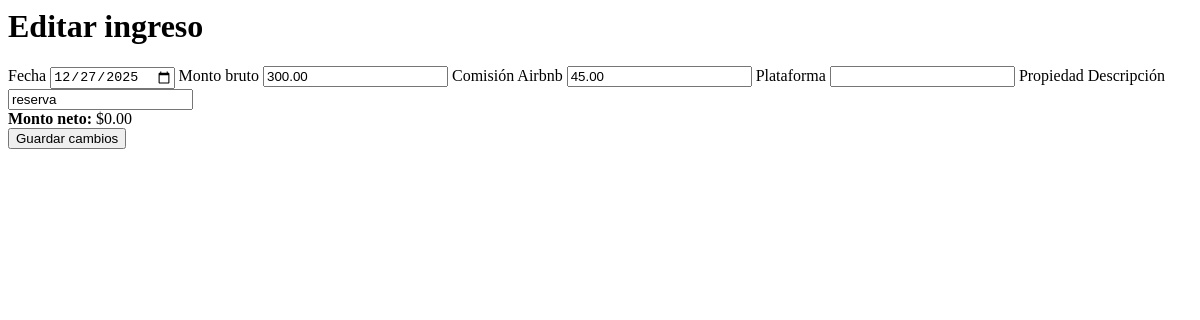
The app's page /ingresos/5/editar/ (signed in) with its own data.
### core/models.py (models this page shows, shortened)
class Ingreso(models.Model):
    propiedad = models.ForeignKey(Propiedad, on_delete=models.CASCADE)
    monto_bruto = models.DecimalField(max_digits=10, decimal_places=2)
    comision = models.DecimalField(max_digits=10, decimal_places=2)
    descripcion = models.CharField(max_length=255, blank=True)
    fecha = models.DateField()
    plataforma = models.CharField(max_length=50)
    creado_por = models.ForeignKey(User, on_delete=models.CASCADE)
    creado_en = models.DateTimeField(auto_now_add=True)

### core/views.py (the view)
# urls.py: path("ingresos/<int:pk>/editar/", views.editar_ingreso, name="editar_ingreso"),
@login_required
def editar_ingreso(request, pk):
    ingreso = get_object_or_404(Ingreso, pk=pk)
    if request.method == "POST":
        form = IngresoForm(request.POST, instance=ingreso)
        if form.is_valid():
            ingreso_editado = form.save(commit=False)
            ingreso_editado.propiedad = ingreso.propiedad
            ingreso_editado.creado_por = ingreso.creado_por
            ingreso_editado.save()
            return redirect("lista_ingresos")
    else:
        form = IngresoForm(instance=ingreso)
    return render(request, "core/crear_ingreso.html", {
        "form": form,
        "editar": True,
    })

### core/forms.py (shortened to what this page needs)
class IngresoForm(forms.ModelForm):
    class Meta:
        model = Ingreso
        fields = [
            "fecha",
            "monto_bruto",
            "comision",
            "descripcion",
            "plataforma",
            ]
        widgets = {
            "fecha": forms.DateInput(attrs={"type": "date"}),
            "descripcion": forms.TextInput(attrs={"placeholder": "Ej: Reserva Airbnb"}),
        }

### core/templates/core/crear_ingreso.html (shortened to what this page needs)
{% load static %}
<link rel="stylesheet" href="{% static 'core/styles.css' %}">
<h1>
    {% if editar %}
        Editar ingreso
    {% else %}
        Nuevo ingreso
    {% endif %}
</h1>
<form method="post" class="form-card">
    <label>Fecha</label>
    {{ form.fecha }}
    <label>Monto bruto</label>
    {{ form.monto_bruto }}
    <label>Comisión Airbnb</label>
    {{ form.comision }}
    <label>Plataforma</label>
    {{ form.plataforma }}
    <label>Propiedad</label>
    <label>Descripción</label>
    {{ form.descripcion }}
    <div class="neto-preview">
        <strong>Monto neto:</strong>
        <span id="monto-neto">$0.00</span>
    </div>
    <button type="submit">
        {% if editar %}Guardar cambios{% else %}Guardar ingreso{% endif %}
    </button>
</form>

### records on screen
Ingreso: fecha "12/27/2025", monto_bruto "300.00", comision "45.00", descripcion "reserva"
